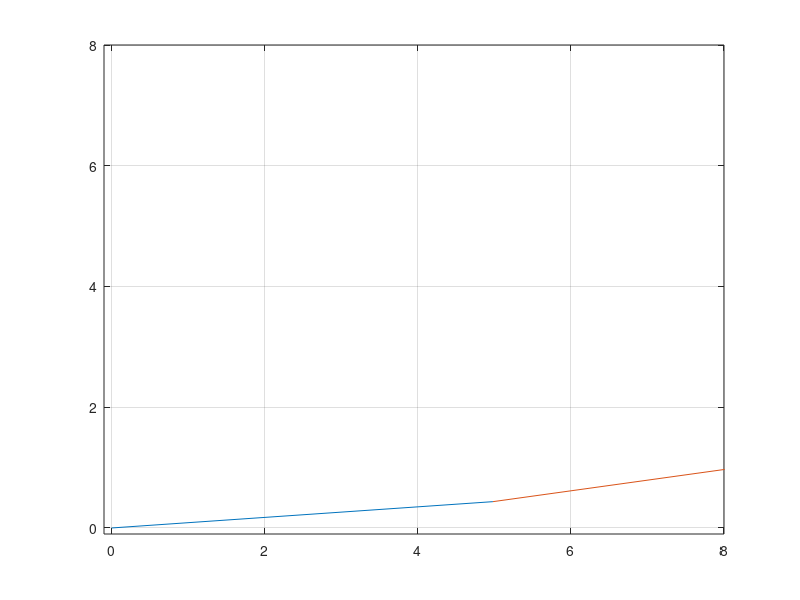

Write MATLAB code to recreate this figure. (Note: this script raises an error after producing the figure.)
%The given robot is a RRR manipulator
%Geometric Approach has been used for simulation 
%And Dh and transformation calculations for transformation matrices calculations

%R is world frame
%B, C and W are robot revolute joint frames
%T is the tool frame
%S is the table frame where object is placed
%G is the object frame

close all
close all
clc

%Link lengths and final joint angles
L1=input('Enter length of link 1:'); 
L2=input('Enter length of link 2:');
L3=input('Enter length of link 3:');
Th1=input('Enter first joint angle:');
Th2=input('Enter second joint angle:');
Th3=input('Enter third joint angle:');

%Simulation

plot([0,L1],[0,0],[L1,L2],[0,0],[L2,L3],[0,0],'linewidth',2) %Plotting the base position of the robot

theta1=linspace(0,Th1,5);
theta2=linspace(0,Th2,5);
theta3=linspace(0,Th3,5);

ct=1; % counter
for i=1:length(theta1)
THETA1=theta1(i);
   for j=1:length(theta2)
   THETA2=theta2(j);
     for k=1:length(theta3)
     THETA3=theta3(k);

     %coordinates
     x0=0;
     y0=0;
     
     x1=L1*cosd(THETA1);
     y1=L1*sind(THETA1);
     x2=x1+L2*cosd(THETA1+THETA2);
     y2=y1+L2*sind(THETA1+THETA2);
     x3=x2+L3*cosd(THETA1+THETA2+THETA3);
     y3=y2+L3*sind(THETA1+THETA2+THETA3);
     
     plot([x0,x1],[y0,y1],[x1,x2],[y1,y2],[x2,x3],[y2,y3],'linewidth',2)
     grid on;
     axis([-0.1 8 -0.1 8])
     
     m(ct)=getframe(gcf);
     ct=ct+1;
     end
   end
end  

%Calculating the final transformation matrices

%World frame to tool frame
R=[1,0,0,0;0,1,0,0;0,0,1,0;0,0,0,1]
RTB=DHmatrix(Th1,0,L1,90)
BTC=DHmatrix(Th2,0,L2,0)
CTW=DHmatrix(Th3,0,L3,0)

RTW=RTB*BTC*CTW
RTT=RotY(0)*RTW %Taking object orientation same as joint frame                                                                                                            `

%World frame to table frame
%Translations between world frame and table frame
X1=input('Enter distance in X direction between world frame and table frame:'); 
Y1=input('Enter distance in Y direction between world frame and table frame:');
Z1=input('Enter distance in Z direction between world frame and table frame:');
RTS=[1,0,0,X1;0,1,0,Y1;0,0,1,Z1;0,0,0,1]

%Table frame to object frame
%Translations between table frame and object frame
X2=input('Enter distance in X direction between table frame and object frame:'); 
Y2=input('Enter distance in Y direction between table frame and object frame:');
Z2=input('Enter distance in Z direction between table frame and object frame:');
STG=[0,1,0,X2;-1,0,0,Y2;0,0,-1,Z2;0,0,0,1]
TTG=inv(RTT)*RTS*STG

